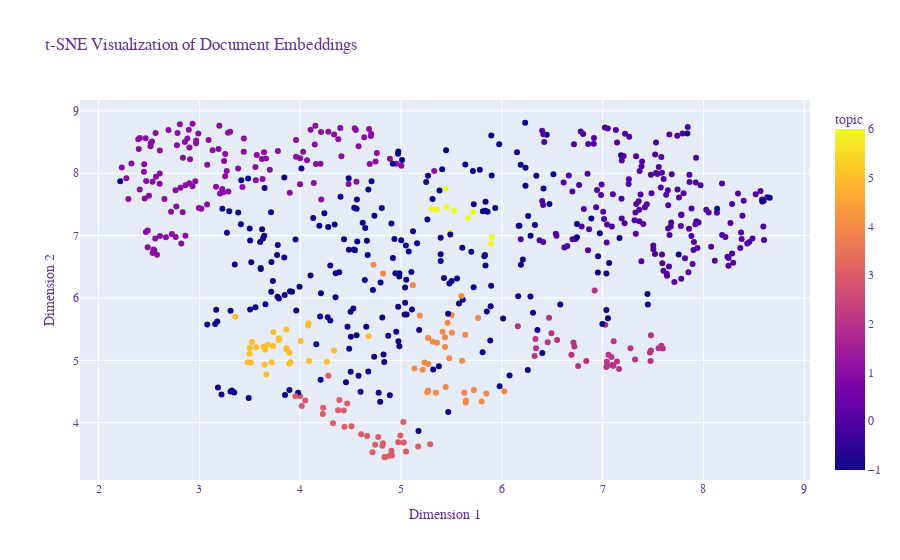

Notebook source saved alongside this figure:
### Code cell
from umap import UMAP
import matplotlib.pyplot as plt
from bertopic import BERTopic
import plotly.express as px
import pandas as pd

# Assuming you have already trained your BERTopic model (topic_model) 
# and have your cleaned_posts_texts

# Get embeddings from the topic model
embeddings = topic_model.embedding_model.embed(cleaned_posts_texts)

# 1. Reduce dimensionality with UMAP (recommended)
umap_model = UMAP(n_neighbors=15, n_components=2, metric='cosine', random_state=42)
reduced_embeddings = umap_model.fit_transform(embeddings)

# 2. Visualize reduced embeddings
# For interactive plots use visualize_documents
# topic_model.visualize_documents(docs=cleaned_posts_texts, embeddings=embeddings, reduced_embeddings=reduced_embeddings)

# For static plots you can use matplotlib:
topics = topic_model.topics_

# Prepare the data for plotting
df = pd.DataFrame({"x": reduced_embeddings[:, 0], "y": reduced_embeddings[:, 1], "topic": topics})

# Create the plot
fig = px.scatter(df, x="x", y="y", color="topic", hover_data=["topic"], title="t-SNE Visualization of Document Embeddings")

# Customize the layout
fig.update_layout(
    xaxis_title="Dimension 1",
    yaxis_title="Dimension 2",
    legend_title="Topic",
    font=dict(
        family="Courier New, monospace",
        size=12,
        color="RebeccaPurple"
    )
)

fig.show()

### Figure 1 — Plotly figure (JSON) as saved in the notebook; plotly's stock layout.template omitted (floating-point values rounded to 4 significant figures; data arrays with more than 128 entries replaced by an {"elided": "..."} marker saying what was removed)
{"data": [{"customdata": {"elided": "655x1 int values"}, "hovertemplate": "x=%{x}<br>y=%{y}<br>topic=%{marker.color}<extra></extra>", "legendgroup": "", "marker": {"color": {"elided": "655 int values"}, "coloraxis": "coloraxis", "symbol": "circle"}, "mode": "markers", "name": "", "orientation": "v", "showlegend": false, "type": "scatter", "x": {"elided": "655 float values"}, "xaxis": "x", "y": {"elided": "655 float values"}, "yaxis": "y"}], "layout": {"coloraxis": {"colorbar": {"title": {"text": "topic"}}, "colorscale": [[0, "#0d0887"], [0.1111, "#46039f"], [0.2222, "#7201a8"], [0.3333, "#9c179e"], [0.4444, "#bd3786"], [0.5556, "#d8576b"], [0.6667, "#ed7953"], [0.7778, "#fb9f3a"], [0.8889, "#fdca26"], [1, "#f0f921"]]}, "font": {"color": "RebeccaPurple", "family": "Courier New, monospace", "size": 12}, "legend": {"title": {"text": "Topic"}, "tracegroupgap": 0}, "title": {"text": "t-SNE Visualization of Document Embeddings"}, "xaxis": {"anchor": "y", "domain": [0, 1], "title": {"text": "Dimension 1"}}, "yaxis": {"anchor": "x", "domain": [0, 1], "title": {"text": "Dimension 2"}}}}
